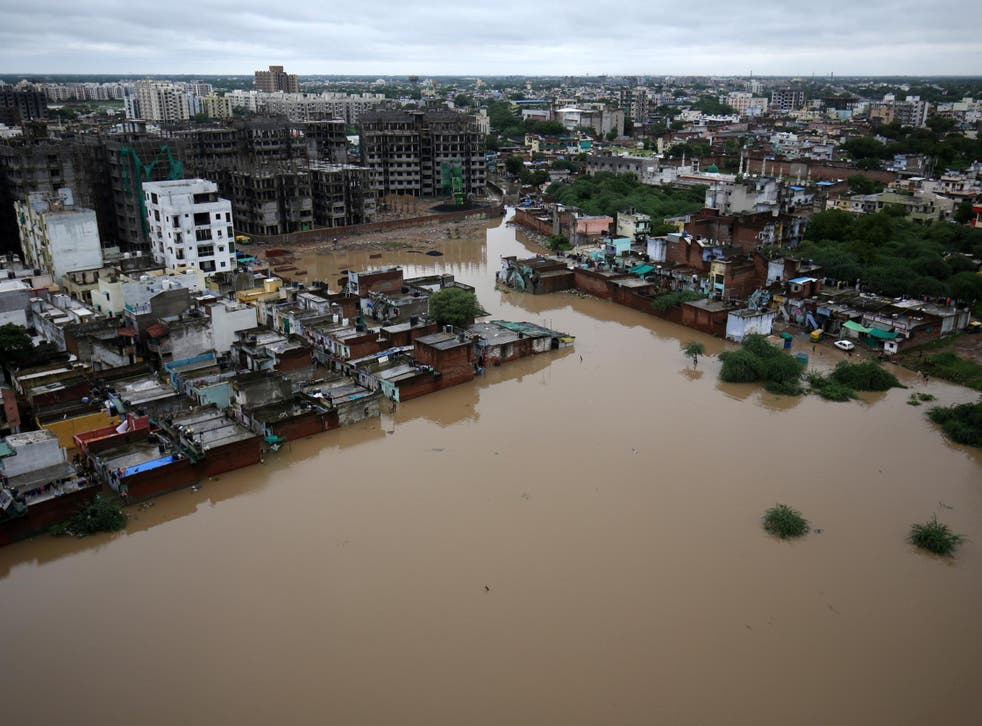
#> input picture dataset/flood/1001.jpg, 982 x 726 px; its folder holds only this picture in this run
$ python main.py
#> lines starting #> are read from the running program, lines starting #| are printed output that depends on the picture; after the words box and inside, x2 and y2 are one past the last pixel; in counts of white or black regions, pixels touching at a corner belong together
#> further down, image is the input picture: shape (726, 982, 3); mean B, G, R 99.3, 105.1, 109.3
### preprocessing.py
import cv2
import numpy as np
import os

def preprocess_image(image, filename):

#> called with filename = '1001'
    base_path = f"output/{filename}/preprocessing"
    os.makedirs(base_path, exist_ok=True)

    resized = cv2.resize(image, (500, 500))
    cv2.imwrite(f"{base_path}/1_resized.jpg", resized)

    h, w = resized.shape[:2]
#> h = 500; w = 500
    cropped = resized[h//10:h-h//10, w//10:w-w//10]
    cv2.imwrite(f"{base_path}/2_cropped.jpg", cropped)

    gray = cv2.cvtColor(cropped, cv2.COLOR_BGR2GRAY)
    cv2.imwrite(f"{base_path}/3_gray.jpg", gray)

    blurred = cv2.GaussianBlur(gray, (5,5), 0)
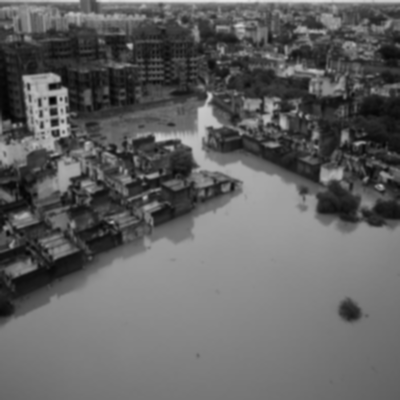
#> blurred: shape (400, 400); min 3, max 230, mean 97.4
    cv2.imwrite(f"{base_path}/4_blur.jpg", blurred)

    _, thresh = cv2.threshold(blurred, 127, 255, cv2.THRESH_BINARY)
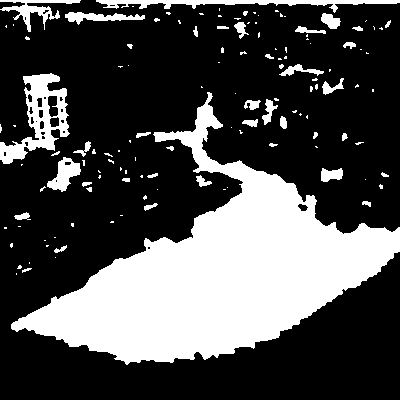
#> thresh: shape (400, 400); 29.8% white; 130 white regions (89 under 20 px), largest, box (x1, y1, x2, y2) and area: (11, 92, 400, 365) 38865, (0, 73, 70, 164) 2474, (96, 0, 400, 13) 1436
    cv2.imwrite(f"{base_path}/5_threshold.jpg", thresh)

    edges = cv2.Canny(blurred, 50, 150)
#> edges: shape (400, 400); 10.6% white in thin lines or dots, all inside (x1, y1, x2, y2) = (0, 0, 400, 322)
    cv2.imwrite(f"{base_path}/6_edges.jpg", edges)

    norm = cv2.normalize(blurred, None, 0, 255, cv2.NORM_MINMAX)
    cv2.imwrite(f"{base_path}/7_normalized.jpg", norm)

    hist_eq = cv2.equalizeHist(blurred)
    cv2.imwrite(f"{base_path}/8_hist_eq.jpg", hist_eq)

    kernel = np.ones((3,3), np.uint8)
    morph = cv2.morphologyEx(thresh, cv2.MORPH_CLOSE, kernel)
#> morph: shape (400, 400); 30% white; 119 white regions (79 under 20 px), largest, box (x1, y1, x2, y2) and area: (11, 92, 400, 365) 38919, (0, 73, 70, 164) 2642, (96, 0, 400, 13) 1477
    cv2.imwrite(f"{base_path}/9_morph.jpg", morph)

    denoise = cv2.medianBlur(hist_eq, 5)
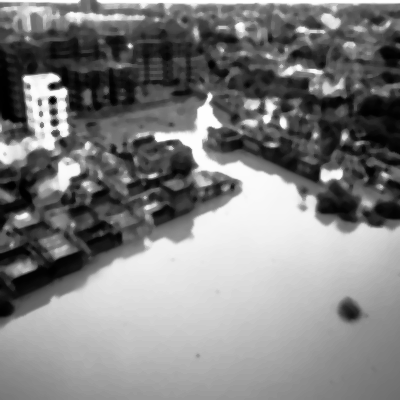
#> denoise: shape (400, 400); min 0, max 255, mean 128
    cv2.imwrite(f"{base_path}/10_denoise.jpg", denoise)

    final = cv2.cvtColor(denoise, cv2.COLOR_GRAY2BGR)

    return final

### utils.py
import cv2
import numpy as np

def detect_flood(image):

    # Resize
    image = cv2.resize(image, (500, 500))

    # Convert to HSV
    hsv = cv2.cvtColor(image, cv2.COLOR_BGR2HSV)
#> hsv: shape (500, 500, 3); mean H, S, V 49.1, 55.9, 115.5

    # ---------------------------
    # 1. Muddy water detection

    lower1 = np.array([5, 50, 50])
    upper1 = np.array([30, 255, 255])

    lower2 = np.array([0, 0, 0])
    upper2 = np.array([180, 255, 80])

    mask1 = cv2.inRange(hsv, lower1, upper1)
#> mask1: shape (500, 500); 34.5% white; 457 white regions (402 under 20 px), largest, box (x1, y1, x2, y2) and area: (0, 299, 500, 500) 69792, (0, 286, 201, 399) 3439, (119, 149, 255, 211) 2542
    mask2 = cv2.inRange(hsv, lower2, upper2)
#> mask2: shape (500, 500); 29.8% white; 525 white regions (489 under 20 px), largest, box (x1, y1, x2, y2) and area: (0, 55, 500, 277) 48240, (0, 179, 290, 398) 21944, (471, 276, 500, 313) 667

    mask_hsv = cv2.bitwise_or(mask1, mask2)
#> mask_hsv: shape (500, 500); 61.8% white; 767 black regions (667 under 20 px), largest, box (x1, y1, x2, y2) and area: (0, 0, 500, 148) 39292, (0, 136, 500, 474) 34730, (0, 122, 137, 242) 6653

    # ---------------------------
    # 2. Remove green (trees)

    lower_green = np.array([35, 40, 40])
    upper_green = np.array([85, 255, 255])

    green_mask = cv2.inRange(hsv, lower_green, upper_green)
#> green_mask: shape (500, 500); 3.1% white; 561 white regions (516 under 20 px), largest, box (x1, y1, x2, y2) and area: (277, 118, 361, 160) 1475, (366, 230, 437, 275) 886, (217, 197, 247, 220) 362
    mask_hsv = cv2.bitwise_and(mask_hsv, cv2.bitwise_not(green_mask))
#> mask_hsv: shape (500, 500); 58.9% white; 843 black regions (745 under 20 px), largest, box (x1, y1, x2, y2) and area: (0, 0, 500, 474) 79698, (0, 122, 137, 242) 6738, (59, 201, 186, 279) 2382

    # ---------------------------
    # 3. Morphological cleaning

    kernel = np.ones((7,7), np.uint8)
    mask_hsv = cv2.morphologyEx(mask_hsv, cv2.MORPH_OPEN, kernel)
#> mask_hsv: shape (500, 500); 47.5% white; 65 white regions, largest, box (x1, y1, x2, y2) and area: (0, 280, 500, 500) 70065, (0, 216, 195, 398) 12743, (0, 78, 245, 200) 12189
    mask_hsv = cv2.morphologyEx(mask_hsv, cv2.MORPH_CLOSE, kernel)
#> mask_hsv: shape (500, 500); 49.4% white; 18 white regions, largest, box (x1, y1, x2, y2) and area: (0, 280, 500, 500) 70385, (0, 200, 282, 398) 19123, (0, 62, 256, 218) 18117

    # ---------------------------
    # 4. Remove small regions

    num_labels, labels, stats, _ = cv2.connectedComponentsWithStats(mask_hsv)
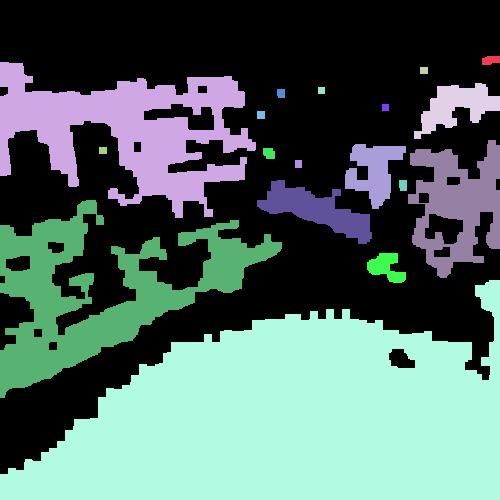
#> labels: shape (500, 500) int32; 19 distinct labels, from 0 to 18; one colour per label, 0 black
#> num_labels = 19; stats = 19 rows, first 6: [0, 0, 500, 474, 126480], [482, 56, 18, 9, 137], [0, 62, 256, 156, 18117], [420, 67, 8, 7, 56], [414, 83, 86, 56, 2279], [318, 87, 7, 7, 49]

    min_area = 800  # 🔥 tune this if needed

    clean_mask = np.zeros_like(mask_hsv)

    for i in range(1, num_labels):
        if stats[i, cv2.CC_STAT_AREA] > min_area:
            clean_mask[labels == i] = 255

    mask_hsv = clean_mask

    # ---------------------------
    # 5. Remove upper region (buildings)

    h, w = mask_hsv.shape
#> h = 500; w = 500
    mask_hsv[:h//3, :] = 0
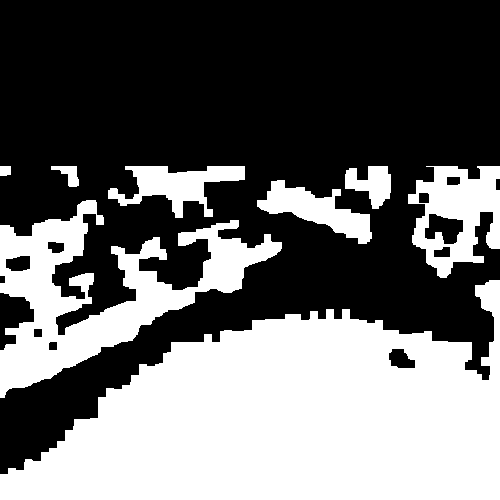
#> mask_hsv: shape (500, 500); 41.3% white; 8 white regions, largest, box (x1, y1, x2, y2) and area: (0, 280, 500, 500) 70385, (0, 200, 282, 398) 19123, (408, 166, 500, 278) 5897

    # ---------------------------
    # 6. Safety check

    if np.sum(mask_hsv) == 0:
        print("⚠️ No flood detected")
        return image, mask_hsv, 0, "No Flood"

    # ---------------------------
    # 7. GrabCut refinement

    mask = np.zeros(image.shape[:2], np.uint8)
    mask[mask_hsv > 0] = cv2.GC_PR_FGD
    mask[mask_hsv == 0] = cv2.GC_PR_BGD

    bgdModel = np.zeros((1,65), np.float64)
    fgdModel = np.zeros((1,65), np.float64)

    try:
        cv2.grabCut(image, mask, None, bgdModel, fgdModel, 5, cv2.GC_INIT_WITH_MASK)

        final_mask = np.where(
            (mask == cv2.GC_FGD) | (mask == cv2.GC_PR_FGD),
            255, 0
        ).astype('uint8')

    except:
        print("⚠️ GrabCut failed - using HSV mask")
        final_mask = mask_hsv

    # ---------------------------
    # 8. Flood percentage

    total = final_mask.size
    flood = np.sum(final_mask == 255)
    percentage = (flood / total) * 100

    # ---------------------------
    # 9. Flood level

    if percentage < 10:
        level = "Low Flood"
    elif percentage < 30:
        level = "Medium Flood"
    else:
        level = "High Flood"

    # ---------------------------
    # 10. Overlay result

    result = image.copy()
    result[final_mask == 255] = [0, 0, 255]

    # Add text
    cv2.putText(result, f"{level} ({percentage:.2f}%)",
                (10, 30),
                cv2.FONT_HERSHEY_SIMPLEX,
                0.7,
                (255, 255, 255),
                2)
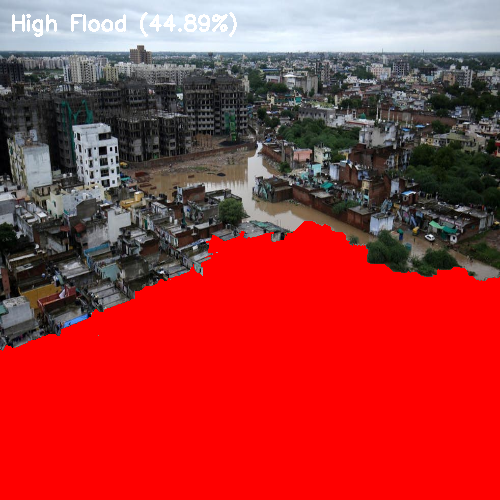
#> result: shape (500, 500, 3); mean of channels 0, 1, 2 56, 55.4, 167.8; drawn as B, G, R

    return result, final_mask, percentage, level

### main.py
import cv2
import os
from preprocessing import preprocess_image
from utils import detect_flood

input_folder = "dataset/flood/"

for file in os.listdir(input_folder):

    path = os.path.join(input_folder, file)
    image = cv2.imread(path)

    if image is None:
        continue

    filename = file.split('.')[0]

    print("\n📂 Processing:", file)

    # ---------------- PREPROCESSING ----------------
    preprocessed = preprocess_image(image, filename)

    # ---------------- FLOOD DETECTION ----------------
    result, mask, percentage, level = detect_flood(image)
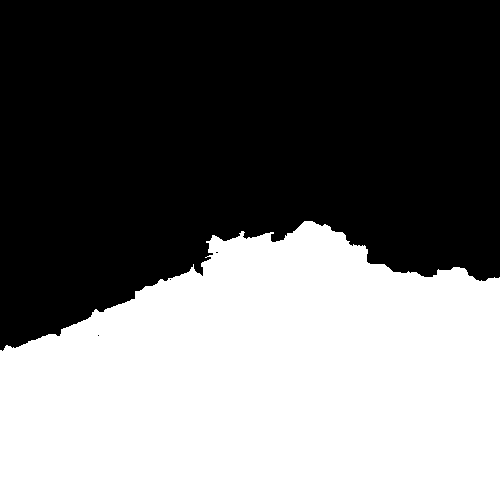
#> mask: shape (500, 500); 44.9% white; 1 white region, box (x1, y1, x2, y2) and area: (0, 221, 500, 500) 112214
#> percentage = 44.89; level = 'High Flood'

    print(f"🌊 Flood Area: {percentage:.2f}%")
#| 🌊 Flood Area: 44.89%
    print(f"⚠️ Flood Level: {level}")
#| ⚠️ Flood Level: High Flood

    # ---------------- SAVE RESULTS ----------------
    result_path = f"output/{filename}/results"
    os.makedirs(result_path, exist_ok=True)

    cv2.imwrite(f"{result_path}/result.jpg", result)
    cv2.imwrite(f"{result_path}/mask.jpg", mask)

    # ---------------- DISPLAY ----------------
    cv2.imshow("Original Image", image)
    cv2.imshow("Preprocessed Image", preprocessed)
    cv2.imshow("Flood Mask", mask)
    cv2.imshow("Final Result", result)

    # ---------------- SIMPLE CONTROL ----------------
    key = cv2.waitKey(0)
#> (key Esc is pressed here)

    if key == 27:   # ESC key
        print("🛑 ESC pressed. Exiting...")
        break

# Close all windows
cv2.destroyAllWindows()

$ run again, on dataset/flood/1013.jpg
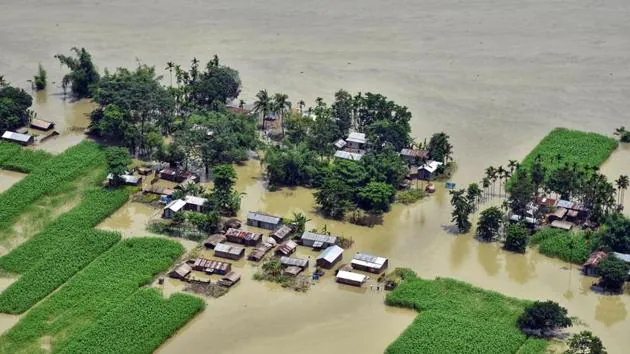
#> input picture dataset/flood/1013.jpg, 630 x 354 px
#> image is the input picture: shape (354, 630, 3); mean B, G, R 110.3, 134.8, 126.3
#> thresh: shape (400, 400); 50.5% white; 31 black regions (18 under 20 px), largest, box (x1, y1, x2, y2) and area: (0, 18, 311, 400) 62541, (325, 131, 400, 321) 8123, (227, 317, 400, 400) 5990
#> edges: shape (400, 400); 10.9% white in thin lines or dots
#> morph: shape (400, 400); 50.8% white; 22 black regions (4 under 20 px), largest, box (x1, y1, x2, y2) and area: (0, 20, 311, 400) 58199, (326, 131, 400, 321) 8079, (229, 320, 400, 400) 5968
#> hsv: shape (500, 500, 3); mean H, S, V 44.5, 62.5, 137.6
#> mask1: shape (500, 500); 16.2% white; 168 white regions (128 under 20 px), largest, box (x1, y1, x2, y2) and area: (121, 229, 363, 500) 26123, (336, 306, 476, 432) 6155, (76, 231, 141, 327) 1775
#> mask2: shape (500, 500); 16.6% white; 481 white regions (395 under 20 px), largest, box (x1, y1, x2, y2) and area: (212, 131, 358, 321) 8548, (50, 68, 204, 259) 7959, (398, 230, 500, 416) 7489
#> green_mask: shape (500, 500); 29.8% white; 193 white regions (146 under 20 px), largest, box (x1, y1, x2, y2) and area: (0, 196, 165, 500) 34669, (305, 379, 457, 500) 11138, (71, 138, 324, 296) 10838
#> in detect_flood, `num_labels, labels, stats, _ = cv2.connectedComponentsWithStats(mask_h..`:
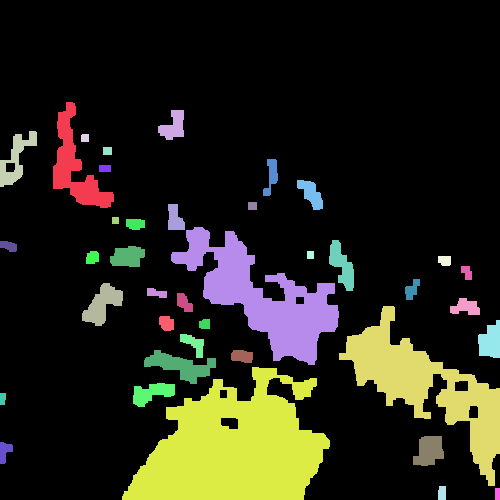
#> labels: shape (500, 500) int32; 40 distinct labels, from 0 to 39; one colour per label, 0 black
#> num_labels = 40; stats = 40 rows, first 6: [0, 0, 500, 500, 202119], [53, 102, 61, 106, 2302], [158, 110, 26, 30, 488], [0, 131, 37, 56, 830], [81, 134, 8, 8, 63], [103, 147, 9, 8, 72]
#> `result, mask, percentage, level = detect_flood(image)`:
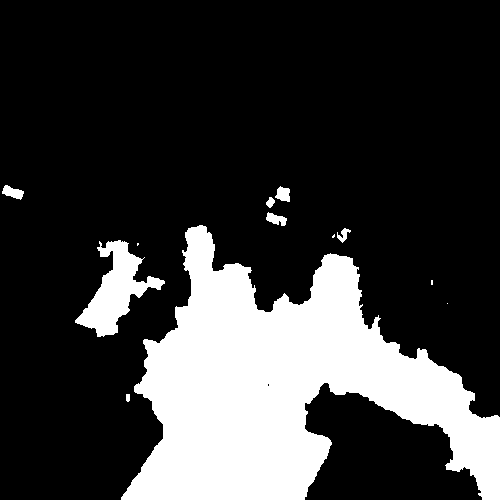
#> mask: shape (500, 500); 22.5% white; 12 white regions (4 under 20 px), largest, box (x1, y1, x2, y2) and area: (121, 225, 500, 500) 52117, (75, 240, 165, 337) 3414, (2, 185, 24, 200) 190
#> percentage = 22.51; level = 'Medium Flood'
#| 🌊 Flood Area: 22.51%
#| ⚠️ Flood Level: Medium Flood

$ run again, on dataset/flood/1014.jpg
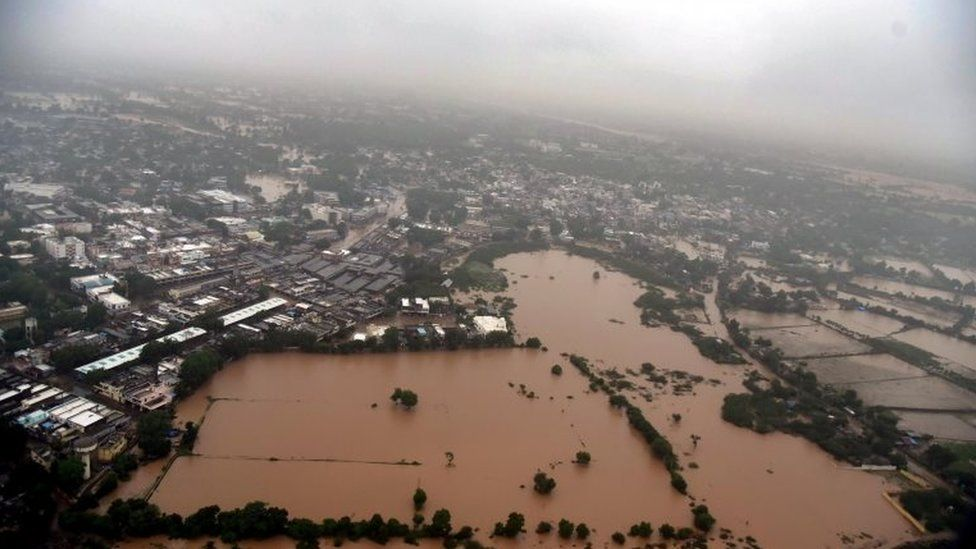
#> input picture dataset/flood/1014.jpg, 976 x 549 px
#> image is the input picture: shape (549, 976, 3); mean B, G, R 115.7, 121.9, 132.5
#> thresh: shape (400, 400); 38.7% white; 200 white regions (116 under 20 px), largest, box (x1, y1, x2, y2) and area: (0, 0, 400, 160) 39534, (183, 177, 331, 352) 11357, (105, 116, 165, 152) 686
#> edges: shape (400, 400); 6.7% white in thin lines or dots, all inside (x1, y1, x2, y2) = (0, 83, 400, 400)
#> morph: shape (400, 400); 39.3% white; 156 white regions (91 under 20 px), largest, box (x1, y1, x2, y2) and area: (0, 0, 400, 160) 41485, (183, 177, 331, 352) 11463, (5, 150, 70, 191) 914
#> hsv: shape (500, 500, 3); mean H, S, V 45.5, 46.6, 133.6
#> mask1: shape (500, 500); 27.1% white; 324 white regions (278 under 20 px), largest, box (x1, y1, x2, y2) and area: (48, 226, 487, 500) 61727, (166, 283, 248, 316) 771, (163, 489, 228, 500) 512
#> mask2: shape (500, 500); 18.2% white; 334 white regions (299 under 20 px), largest, box (x1, y1, x2, y2) and area: (0, 193, 277, 500) 30502, (327, 269, 500, 500) 9638, (292, 324, 352, 451) 955
#> green_mask: shape (500, 500); 0.31% white; 95 white regions (89 under 20 px), largest, box (x1, y1, x2, y2) and area: (481, 405, 500, 430) 214, (95, 319, 108, 333) 99, (373, 364, 378, 380) 48, (0, 246, 11, 255) 27, (385, 362, 393, 372) 24, (416, 379, 421, 388) 20
#> in detect_flood, `num_labels, labels, stats, _ = cv2.connectedComponentsWithStats(mask_h..`:
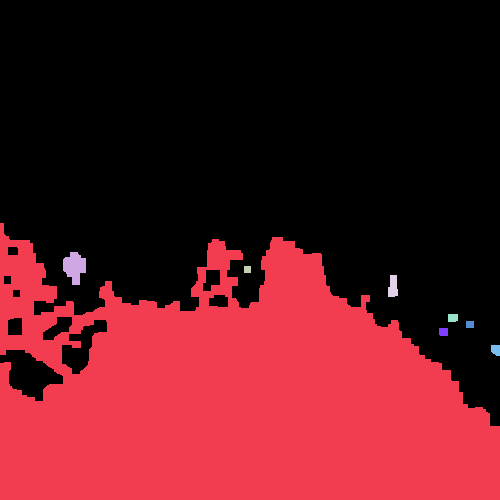
#> labels: shape (500, 500) int32; 9 distinct labels, from 0 to 8; one colour per label, 0 black
#> num_labels = 9; stats = [[0, 0, 500, 426, 154621], [0, 223, 500, 277, 94339], [63, 252, 23, 33, 520], [244, 266, 7, 7, 49], [388, 275, 10, 22, 179], [448, 314, 10, 8, 78], [466, 321, 8, 7, 56], [439, 328, 9, 8, 71], [491, 345, 9, 11, 87]]
#> `result, mask, percentage, level = detect_flood(image)`:
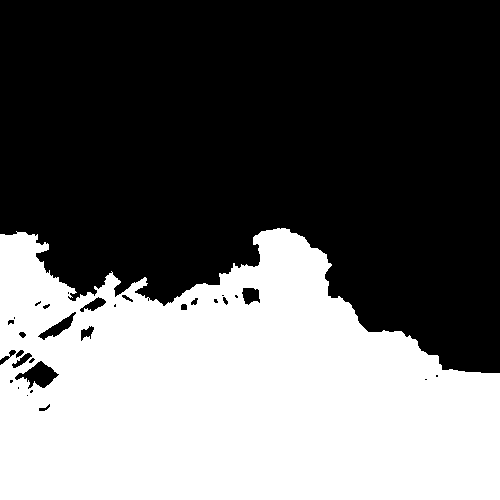
#> mask: shape (500, 500); 40.4% white; 1 white region, box (x1, y1, x2, y2) and area: (0, 228, 500, 500) 101071
#> percentage = 40.43; level = 'High Flood'
#| 🌊 Flood Area: 40.43%
#| ⚠️ Flood Level: High Flood

$ run again, on dataset/flood/1015.jpg
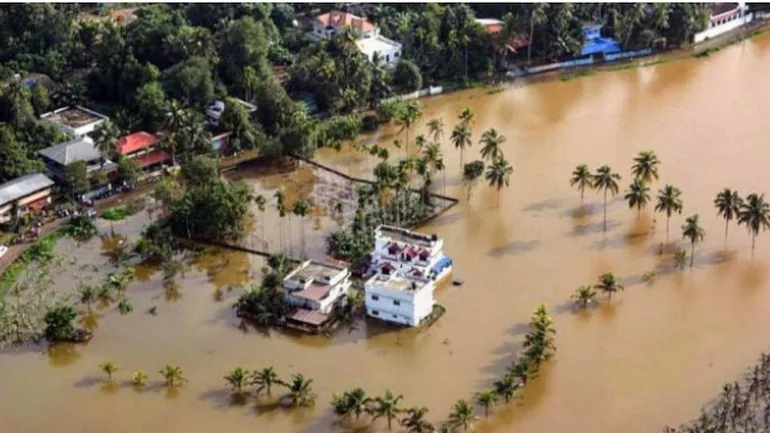
#> input picture dataset/flood/1015.jpg, 770 x 433 px
#> image is the input picture: shape (433, 770, 3); mean B, G, R 96.5, 117.7, 133.3
#> thresh: shape (400, 400); 53.9% white; 59 black regions (24 under 20 px), largest, box (x1, y1, x2, y2) and area: (0, 0, 400, 352) 64606, (265, 306, 311, 400) 2038, (0, 369, 71, 400) 1012
#> edges: shape (400, 400); 10.3% white in thin lines or dots
#> morph: shape (400, 400); 54.3% white; 49 black regions (11 under 20 px), largest, box (x1, y1, x2, y2) and area: (0, 0, 400, 352) 64218, (266, 316, 310, 400) 1978, (0, 373, 70, 400) 903
#> hsv: shape (500, 500, 3); mean H, S, V 35.4, 77.3, 135.5
#> mask1: shape (500, 500); 60.3% white; 265 black regions (213 under 20 px), largest, box (x1, y1, x2, y2) and area: (0, 0, 500, 415) 94172, (73, 315, 107, 369) 749, (113, 316, 136, 344) 348
#> mask2: shape (500, 500); 25.6% white; 363 white regions (267 under 20 px), largest, box (x1, y1, x2, y2) and area: (0, 3, 209, 323) 28077, (233, 3, 457, 108) 11746, (173, 3, 272, 170) 6247
#> green_mask: shape (500, 500); 7% white; 311 white regions (234 under 20 px), largest, box (x1, y1, x2, y2) and area: (84, 3, 156, 126) 2044, (150, 3, 190, 112) 1989, (0, 141, 30, 202) 939
#> labels: shape (500, 500) int32; 23 distinct labels, from 0 to 22
#> num_labels = 23; stats = 23 rows, first 6: [0, 0, 500, 500, 67052], [0, 0, 40, 73, 1996], [49, 0, 34, 27, 558], [0, 0, 500, 500, 176561], [195, 0, 23, 36, 411], [256, 0, 7, 11, 77]
#> `result, mask, percentage, level = detect_flood(image)`:
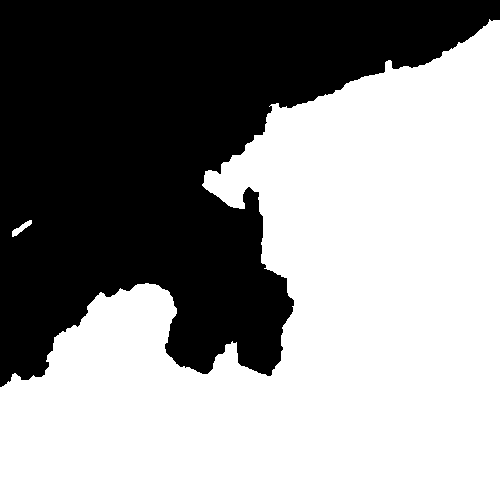
#> mask: shape (500, 500); 57.8% white; 1 black region, box (x1, y1, x2, y2) and area: (0, 0, 500, 387) 105575
#> percentage = 57.77; level = 'High Flood'
#| 🌊 Flood Area: 57.77%
#| ⚠️ Flood Level: High Flood
